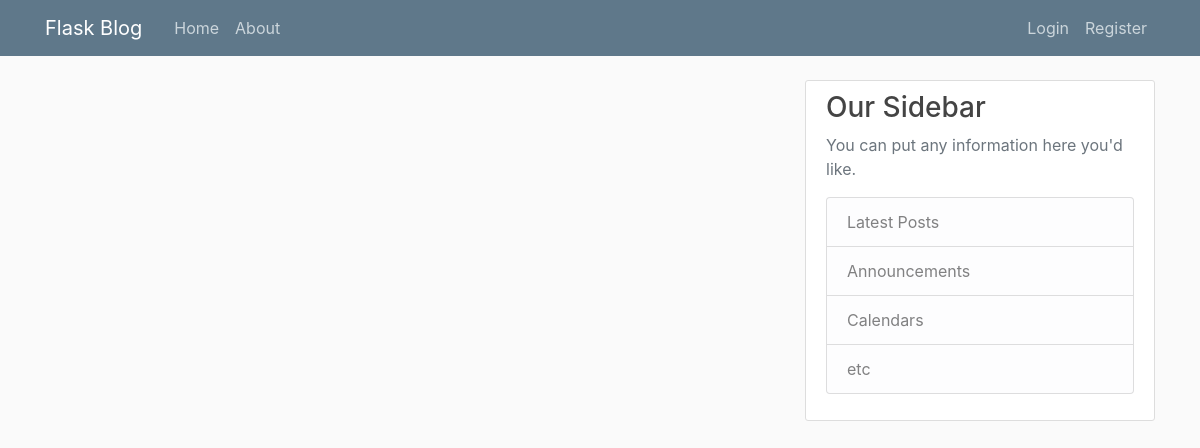
/home, run on an earlier commit of the app's database.
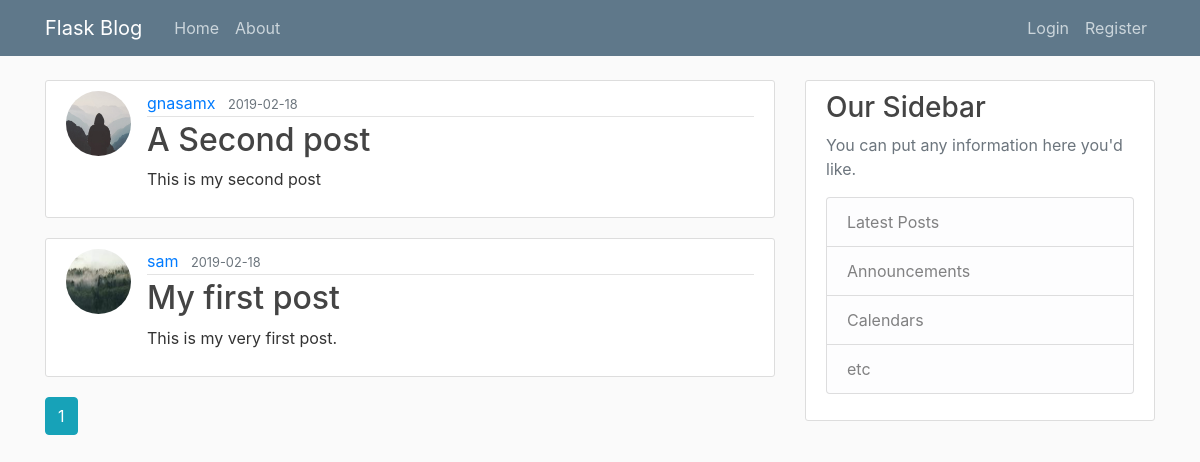
And on a later commit of the database.
### flaskblog/models.py (models this page shows, shortened)
class Post(db.Model):
    id = db.Column(db.Integer, primary_key=True)
    title = db.Column(db.String(100), nullable=False)
    date_posted = db.Column(db.DateTime, nullable=False,
                            default=datetime.utcnow)
    content = db.Column(db.Text, nullable=False)
    user_id = db.Column(db.Integer, db.ForeignKey('user.id'), nullable=False)

class User(db.Model, UserMixin):
    id = db.Column(db.Integer, primary_key=True)
    username = db.Column(db.String(20), unique=True, nullable=False)
    email = db.Column(db.String(120), unique=True, nullable=False)
    image_file = db.Column(db.String(20), nullable=False,
                           default='default.jpg')
    password = db.Column(db.String(60), nullable=False)
    posts = db.relationship('Post', backref='author', lazy=True)

### flaskblog/main/routes.py (the view)
@main.route("/")
@main.route("/home")
def home():
    page = request.args.get('page', 1, type=int)
    posts = Post.query.order_by(
        Post.date_posted.desc()).paginate(page=page, per_page=5)
    return render_template('home.html', posts=posts)

### flaskblog/templates/home.html
{% extends "layout.html" %} {% block content %} {% for post in posts.items %}
<article class="media content-section">
  <img
    class="rounded-circle article-img"
    src="{{ url_for('static', filename='profile_pics/' + post.author.image_file) }}"
  />
  <div class="media-body">
    <div class="article-metadata">
      <a
        class="mr-2"
        href="{{ url_for('users.user_posts', username=post.author.username) }}"
        >{{ post.author.username }}</a
      >
      <small class="text-muted">{{
        post.date_posted.strftime('%Y-%m-%d')
      }}</small>
    </div>
    <h2>
      <a
        class="article-title"
        href="{{ url_for('posts.post', post_id=post.id) }}"
        >{{ post.title }}</a
      >
    </h2>
    <p class="article-content">{{ post.content }}</p>
  </div>
</article>
{% endfor %} {% for page_num in posts.iter_pages(left_edge=1, right_edge=1,
left_current=1, right_current=2) %} {% if page_num %} {% if posts.page ==
page_num %}
<a class="btn btn-info mb-4" href="{{ url_for('main.home', page=page_num) }}">{{
  page_num
}}</a>
{% else %}
<a
  class="btn btn-outline-info mb-4"
  href="{{ url_for('main.home', page=page_num) }}"
  >{{ page_num }}</a
>
{% endif %} {% else %} ... {% endif %} {% endfor %} {% endblock content %}

What changed in the data, as far as the page shows it:
added Post: image_file (placeholder picture), author.username "gnasamx", date_posted "2019-02-18", title "A Second post", content "This is my second post"
added Post: image_file (picture), author.username "sam", date_posted "2019-02-18", title "My first post", content "This is my very first post."
Also different on the page:
new list line: "1"
